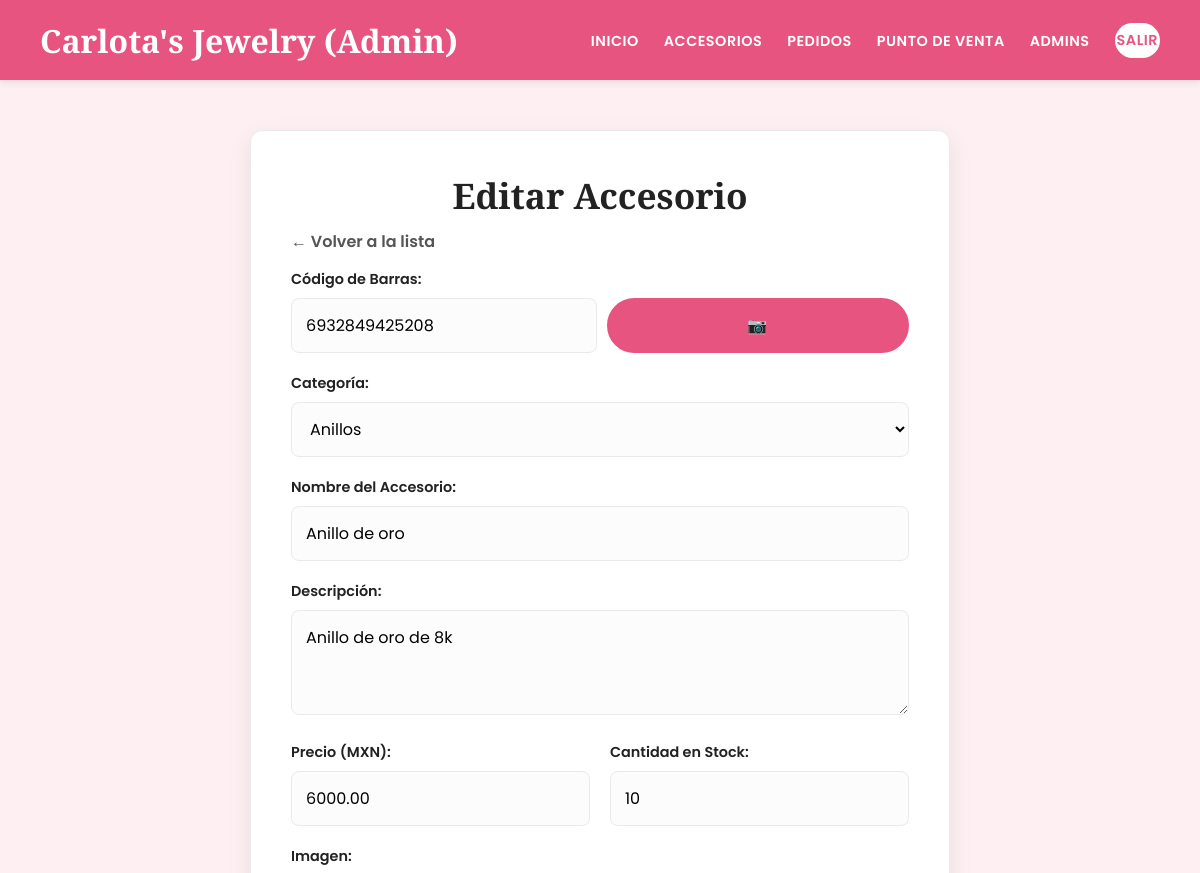
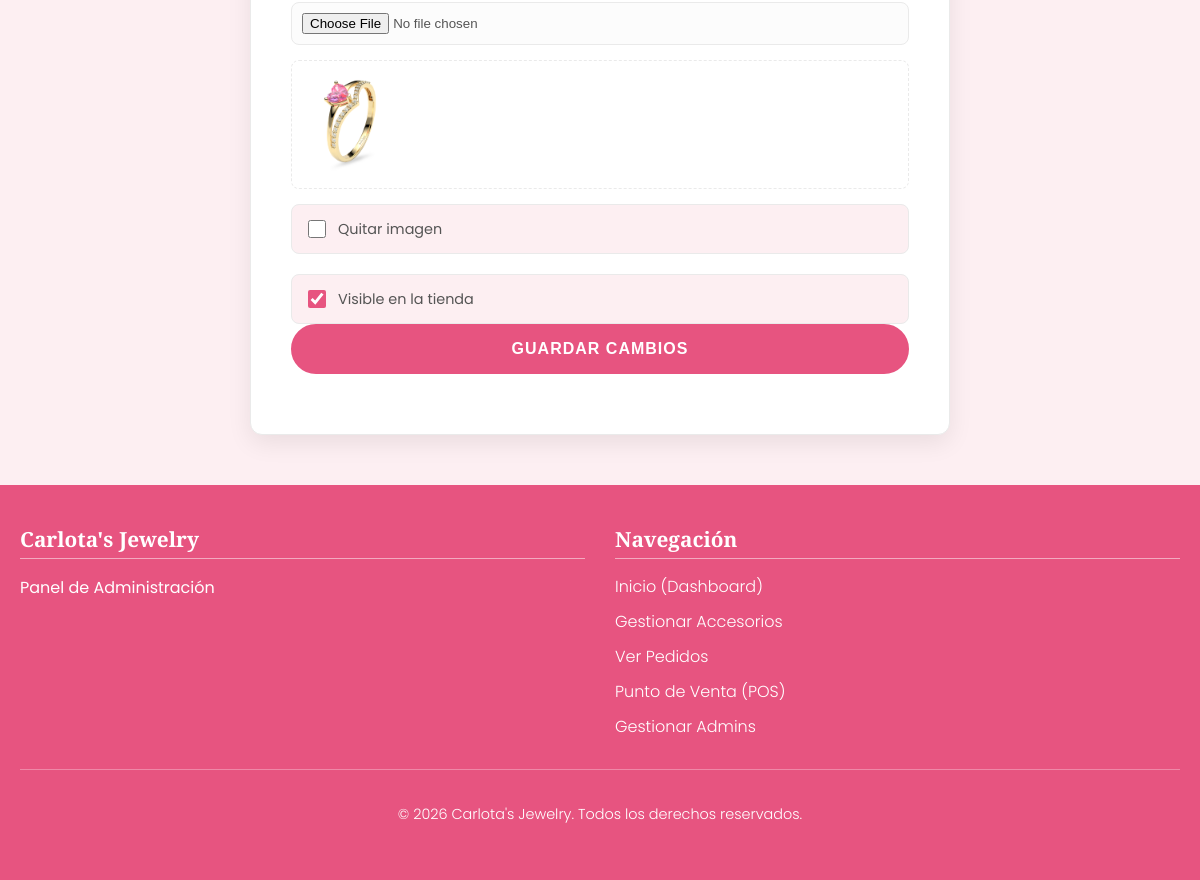
The page /admin/manejar_accesorio.php?id=6 (signed in) on the database its author committed (2 pictures, top to bottom).
### tables this page shows
CREATE TABLE `accesorios` (
  `id_accesorio` int(11) NOT NULL,
  `id_categoria` int(11) NOT NULL,
  `codigo_barras` varchar(50) DEFAULT NULL,
  `nombre` varchar(150) NOT NULL,
  `descripcion` text DEFAULT NULL,
  `precio` decimal(10,2) NOT NULL,
  `imagen_url` varchar(255) NOT NULL,
  `stock` int(11) NOT NULL DEFAULT 0,
  `visible` tinyint(1) NOT NULL DEFAULT 1,
  `fecha_creacion` timestamp NOT NULL DEFAULT current_timestamp()
);

CREATE TABLE `categorias` (
  `id_categoria` int(11) NOT NULL,
  `nombre` varchar(100) NOT NULL
);

### admin/manejar_accesorio.php (the view, shortened to what this page needs)
<?php
$pagina_titulo = "Añadir Nuevo Accesorio";
require '../includes/db_conexion.php';
require '../includes/header_admin.php';
$modo_edicion = false;
$accesorio_actual = [
    'id_accesorio' => null, 'id_categoria' => '', 'nombre' => '',
    'descripcion' => '', 'precio' => '', 'stock' => 0,
    'visible' => 1, 'imagen_url' => '', 'codigo_barras' => ''
];
if (isset($_GET['id']) && is_numeric($_GET['id'])) {
    $modo_edicion = true;
    $id_accesorio = $_GET['id'];
    $pagina_titulo = "Editar Accesorio";
    $stmt = $pdo->prepare("SELECT * FROM accesorios WHERE id_accesorio = ?");
    $stmt->execute([$id_accesorio]);
    $accesorio_actual = $stmt->fetch();
}
try {
    $stmt_cats = $pdo->query("SELECT * FROM categorias ORDER BY nombre");
    $categorias = $stmt_cats->fetchAll();
} catch (PDOException $e) { $error = "Error al cargar categorías."; $categorias = []; }
?>
<div class="form-container admin-form">
    <h2><?php echo htmlspecialchars($pagina_titulo); ?></h2>
    <a href="accesorios.php" class="enlace-volver">&larr; Volver a la lista</a>
    <form action="manejar_accesorio.php<?php echo $modo_edicion ? '?id='.$accesorio_actual['id_accesorio'] : ''; ?>" method="POST" enctype="multipart/form-data">
        <div class="form-grupo">
            <label for="codigo_barras">Código de Barras:</label>
            <div style="display: flex; gap: 10px;">
                <input type="text" id="codigo_barras" name="codigo_barras"
                       placeholder="Escanear o escribir..."
                       value="<?php echo htmlspecialchars($accesorio_actual['codigo_barras']); ?>"
                       style="flex-grow: 1;">
                <button type="button" id="btn-escanear" class="btn btn-principal" style="padding: 10px;">
                    📷
                </button>
            </div>
        </div>
        <div class="form-grupo">
            <label for="id_categoria">Categoría:</label>
            <select name="id_categoria" id="id_categoria" class="form-control-select" required>
                <?php foreach ($categorias as $cat): ?>
                    <option value="<?php echo $cat['id_categoria']; ?>"
                        <?php if ($cat['id_categoria'] == $accesorio_actual['id_categoria']) echo 'selected'; ?>>
                        <?php echo htmlspecialchars($cat['nombre']); ?>
                    </option>
                <?php endforeach; ?>
            </select>
        </div>
        <div class="form-grupo">
            <label for="nombre">Nombre del Accesorio:</label>
            <input type="text" id="nombre" name="nombre" required
                   value="<?php echo htmlspecialchars($accesorio_actual['nombre']); ?>">
        </div>
        <div class="form-grupo">
            <label for="descripcion">Descripción:</label>
            <textarea id="descripcion" name="descripcion" rows="3"><?php echo htmlspecialchars($accesorio_actual['descripcion']); ?></textarea>
        </div>
        <div class="form-row">
            <div class="form-grupo form-grupo-mitad">
                <label for="precio">Precio (MXN):</label>
                <input type="number" id="precio" name="precio" step="0.01" min="0" required
                       value="<?php echo htmlspecialchars($accesorio_actual['precio']); ?>">
            </div>
            <div class="form-grupo form-grupo-mitad">
                <label for="stock">Cantidad en Stock:</label>
                <input type="number" id="stock" name="stock" step="1" min="0" required
                       value="<?php echo htmlspecialchars($accesorio_actual['stock']); ?>">
            </div>
        </div>
        <div class="form-grupo">
            <label for="imagen">Imagen:</label>
            <input type="file" id="imagen" name="imagen" class="form-control-file" accept="image/*">
            <?php if ($modo_edicion && !empty($accesorio_actual['imagen_url'])): ?>
                <div class="imagen-preview">
                    <img src="../uploads/<?php echo htmlspecialchars($accesorio_actual['imagen_url']); ?>" width="100">
                </div>
                <div class="form-grupo-checkbox">
                    <input type="checkbox" id="eliminar_imagen" name="eliminar_imagen" value="1">
                    <label for="eliminar_imagen">Quitar imagen</label>
                </div>
            <?php endif; ?>
        </div>
        <div class="form-grupo-checkbox">
            <input type="checkbox" id="visible" name="visible" value="1"
                <?php if ($accesorio_actual['visible'] == 1) echo 'checked'; ?>>
            <label for="visible">Visible en la tienda</label>
        </div>
        <div class="form-grupo">
            <button type="submit" class="btn btn-principal">
                <?php echo $modo_edicion ? 'Guardar Cambios' : 'Añadir Accesorio'; ?>
            </button>
        </div>
    </form>
</div>
<?php
require '../includes/footer_admin.php';
?>

### assets/css/style.css (style rules this page uses)
:root { --color-rosa-principal: #E75480; --color-rosa-acento: #C23B6A; --color-rosa-claro: #FDEFF2; --color-blanco: #FFFFFF; --color-texto-principal: #222222; --color-texto-secundario: #555555; --color-borde: #EAEAEA; --font-principal: 'Poppins', sans-serif; --font-titulos: 'Playfair Display', serif; --navbar-height: 80px; --navbar-height-mobile: 70px; }
html { max-width: 100%; overflow-x: hidden; box-sizing: border-box; }
*, *:before, *:after { box-sizing: inherit; }
body { font-family: var(--font-principal); font-weight: 400; margin: 0; padding-top: var(--navbar-height); background-color: var(--color-rosa-claro); color: var(--color-texto-secundario); -webkit-font-smoothing: antialiased; max-width: 100%; overflow-x: hidden; }
.btn { padding: 10px 22px; border-radius: 50px; text-decoration: none; display: inline-block; cursor: pointer; font-size: 0.9rem; font-weight: 600; text-transform: uppercase; letter-spacing: 1px; transition: all 0.3s ease; border: 2px solid transparent; }
.btn-principal { background-color: var(--color-blanco); color: var(--color-rosa-principal); border-color: var(--color-blanco); }
.form-container { max-width: 450px; margin: 50px auto; padding: 40px; background-color: var(--color-blanco); border: 1px solid var(--color-borde); border-radius: 12px; box-shadow: 0 8px 25px rgba(0,0,0,0.08); box-sizing: border-box; width: 100%; }
.form-container h2 { font-family: var(--font-titulos); color: var(--color-texto-principal); font-size: 2.2rem; text-align: center; margin-top: 0; margin-bottom: 10px; }
.form-grupo { margin-bottom: 20px; }
.form-grupo label { display: block; margin-bottom: 8px; font-weight: 600; color: var(--color-texto-principal); font-size: 0.9rem; }
.form-grupo input[type="text"], .form-grupo input[type="email"], .form-grupo input[type="password"], .form-grupo input[type="number"], .form-grupo input[type="tel"] { width: 100%; padding: 14px; border: 1px solid var(--color-borde); border-radius: 8px; font-size: 1rem; font-family: var(--font-principal); background-color: #fcfcfc; transition: all 0.3s ease; }
.form-grupo .btn { width: 100%; font-size: 1rem; padding: 14px; }
.form-container .btn-principal { background-color: var(--color-rosa-principal); color: var(--color-blanco); border-color: var(--color-rosa-principal); }
.admin-form { max-width: 700px; }
.form-control-select, .admin-form textarea { width: 100%; padding: 14px; border: 1px solid var(--color-borde); border-radius: 8px; font-size: 1rem; font-family: var(--font-principal); background-color: #fcfcfc; transition: all 0.3s ease; }
input[type=number] { -moz-appearance: textfield; appearance: textfield; }
.imagen-preview { margin-top: 15px; border: 1px dashed var(--color-borde); padding: 10px; border-radius: 8px; }
.imagen-preview img { max-width: 150px; height: auto; border-radius: 4px; }
.enlace-volver { display: inline-block; margin-bottom: 15px; color: var(--color-texto-secundario); text-decoration: none; font-weight: 600; }
.form-control-file { width: 100%; padding: 10px; border: 1px solid var(--color-borde); border-radius: 8px; background-color: #fcfcfc; }
.form-grupo-checkbox { display: flex; align-items: center; margin-top: 15px; background-color: var(--color-rosa-claro); border: 1px solid var(--color-borde); padding: 12px; border-radius: 8px; }
.form-grupo-checkbox input[type="checkbox"] { width: 18px; height: 18px; margin-right: 12px; flex-shrink: 0; accent-color: var(--color-rosa-principal); }
.form-grupo-checkbox label { margin: 0; font-weight: 400; color: var(--color-texto-secundario); font-size: 0.9rem; }
.form-row { display: flex; gap: 20px; }
.form-grupo-mitad { flex: 1 1 50%; }

### rows shown on the page
accesorios: codigo_barras "6932849425208", id_categoria "Anillos", nombre "Anillo de oro", descripcion "Anillo de oro de 8k", precio "6000.00", stock "10", imagen_url (picture), visible "☑"

### other values the page prints
$pagina_titulo "Editar Accesorio"
